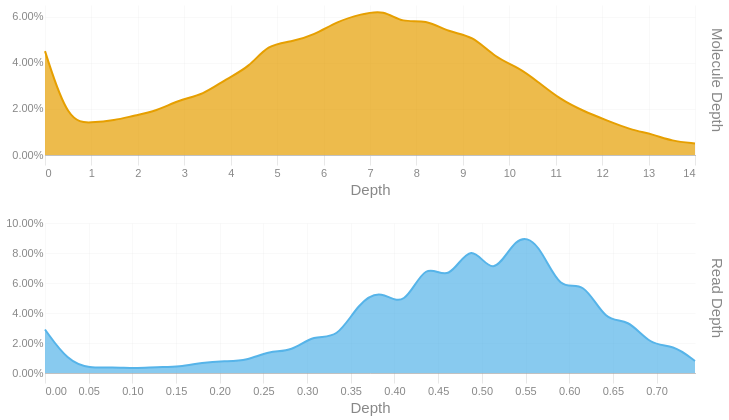

The code cell stored with this chart in its notebook:
### Code cell
readdep = depth_hist(tb['Read Depth'], q99, 3)
readdep = readdep.with_columns(pl.lit('Read Depth').alias('Metric'))
if not SKIPLR:
    moldep = depth_hist(tb['Molecule Depth'], mol_q99, 1)
    moldep = moldep.with_columns(pl.lit('Molecule Depth').alias('Metric'))
    _hist = pl.concat([readdep, moldep])
    _hist = _hist.filter(pl.col('Proportion') != 0)
    with SafeRender(_hist):
        (
            alt.Chart(_hist)        
            .mark_area(interpolate = "basis")
            .encode(
                x=alt.X('Bin:Q').scale(domainMin=0).axis(alt.Axis(title='Depth')),
                y = alt.Y('Proportion:Q', title = None).axis(format = '.2%'),
                color = alt.Color('Metric:N').legend(None),
                row = alt.Row("Metric:N").header(title = None, labelOrient = 'right'),
                tooltip = [
                    alt.Tooltip("Metric:N", title = "Metric"),
                    alt.Tooltip('Interval:N', title = "Depth Interval"),
                    alt.Tooltip('Proportion:Q', title = "% Alignments").format('.2%')
                ]
            )
            .resolve_scale(x='independent', y='independent')
            .properties(
                height = 150, width = 650,
                usermeta={'embedOptions': {'downloadFileName': f'{samplename}.depth.hist'}}
            )
        ).display()
else:
    readdep = readdep.filter(pl.col('Proportion') != 0)
    with SafeRender(readdep):
        (
            alt.Chart(readdep)        
            .mark_area(interpolate = "basis")
            .encode(
                x=alt.X('Bin:Q').scale(domainMin=0).axis(alt.Axis(title='Depth')),
                y = alt.Y('Proportion:Q', title = None).axis(format = '.2%'),
                tooltip = [
                    alt.Tooltip('Interval:N', title = "Depth Interval"),
                    alt.Tooltip('Proportion:Q', title = "% Alignments").format('.2%')
                ]
            )
            .properties(
                usermeta={'embedOptions': {'downloadFileName': f'{samplename}.depth.hist'}}
            )
        ).display()

### Figure 1 — Vega-Lite specification as saved in the notebook (floating-point values rounded to 4 significant figures)
{"width": 650, "height": 150, "config": {"title": {"anchor": "start", "dy": -15, "fontSize": 18, "color": "#888888", "subtitleColor": "#888888", "subtitleFontSize": 14}, "arc": {"fill": "#0072B2"}, "axis": {"domainColor": "#888888", "domainWidth": 0.5, "gridWidth": 0.2, "grid": false, "titleFontWeight": 400, "titleFontSize": 15, "labelFontSize": 11, "labelColor": "#888888", "tickColor": "#888888", "tickWidth": 0.2, "titleColor": "#888888"}, "axisBand": {"grid": false}, "axisX": {"grid": true, "tickSize": 10, "domainCap": "round"}, "axisY": {"domain": false, "grid": true, "tickSize": 0, "domainCap": "round"}, "background": "transparent", "header": {"labelFontSize": 15, "labelColor": "#888888", "titleFontSize": 15, "titleFontWeight": 600, "titleColor": "#888888"}, "legend": {"labelFont": "sans-serif", "labelFontSize": 12, "labelColor": "#888888", "symbolSize": 100, "symbolType": "circle", "titleFontSize": 12, "titlePadding": 10, "titleColor": "#888888", "title": null}, "range": {"category": ["#E69F00", "#56B4E9", "#009E73", "#F0E442", "#0072B2", "#D55E00", "#CC79A7", "#000000"], "diverging": ["#cfe8f3", "#a2d4ec", "#73bfe2", "#46abdb", "#1696d2", "#12719e"]}, "area": {"fill": "#0072B2", "fillOpacity": 0.7, "line": true, "strokeOpacity": 0.7}, "line": {"color": "#0072B2", "stroke": "#0072B2", "strokeWidth": 2}, "trail": {"color": "#0072B2", "stroke": "#0072B2", "strokeWidth": 0, "size": 1}, "point": {"filled": true, "fillOpacity": 1.0, "size": 95}, "text": {"color": "#888888", "fontSize": 11, "align": "right", "fontWeight": 400, "size": 11}, "bar": {"fill": "#0072B2", "stroke": null}, "view": {"stroke": null, "continuousWidth": 660, "continuousHeight": 400}}, "data": {"name": "data-d743367611b5dd861ae25ab74d9bf1df"}, "mark": {"type": "area", "interpolate": "basis"}, "encoding": {"color": {"field": "Metric", "legend": null, "type": "nominal"}, "row": {"field": "Metric", "header": {"title": null, "labelOrient": "right"}, "type": "nominal"}, "tooltip": [{"field": "Metric", "title": "Metric", "type": "nominal"}, {"field": "Interval", "title": "Depth Interval", "type": "nominal"}, {"field": "Proportion", "format": ".2%", "title": "% Alignments", "type": "quantitative"}], "x": {"axis": {"title": "Depth"}, "field": "Bin", "scale": {"domainMin": 0}, "type": "quantitative"}, "y": {"axis": {"format": ".2%"}, "field": "Proportion", "title": null, "type": "quantitative"}}, "resolve": {"scale": {"x": "independent", "y": "independent"}}, "usermeta": {"embedOptions": {"downloadFileName": "S3_Musquodoboit_599.depth.hist"}}, "$schema": "https://vega.github.io/schema/vega-lite/v6.1.0.json", "datasets": {"data-d743367611b5dd861ae25ab74d9bf1df": [{"Bin": 0.0, "Interval": "0.0-0.026", "Proportion": 0.029, "Metric": "Read Depth"}, {"Bin": 0.026, "Interval": "0.026-0.051", "Proportion": 0.008, "Metric": "Read Depth"}, {"Bin": 0.051, "Interval": "0.051-0.077", "Proportion": 0.003, "Metric": "Read Depth"}, {"Bin": 0.077, "Interval": "0.077-0.103", "Proportion": 0.004, "Metric": "Read Depth"}, {"Bin": 0.103, "Interval": "0.103-0.128", "Proportion": 0.003, "Metric": "Read Depth"}, {"Bin": 0.128, "Interval": "0.128-0.154", "Proportion": 0.004, "Metric": "Read Depth"}, {"Bin": 0.154, "Interval": "0.154-0.18", "Proportion": 0.004, "Metric": "Read Depth"}, {"Bin": 0.18, "Interval": "0.18-0.205", "Proportion": 0.007, "Metric": "Read Depth"}, {"Bin": 0.205, "Interval": "0.205-0.231", "Proportion": 0.008, "Metric": "Read Depth"}, {"Bin": 0.231, "Interval": "0.231-0.257", "Proportion": 0.008, "Metric": "Read Depth"}, {"Bin": 0.257, "Interval": "0.257-0.282", "Proportion": 0.015, "Metric": "Read Depth"}, {"Bin": 0.282, "Interval": "0.282-0.308", "Proportion": 0.014, "Metric": "Read Depth"}, {"Bin": 0.308, "Interval": "0.308-0.334", "Proportion": 0.026, "Metric": "Read Depth"}, {"Bin": 0.334, "Interval": "0.334-0.359", "Proportion": 0.022, "Metric": "Read Depth"}, {"Bin": 0.359, "Interval": "0.359-0.385", "Proportion": 0.047, "Metric": "Read Depth"}, {"Bin": 0.385, "Interval": "0.385-0.411", "Proportion": 0.056, "Metric": "Read Depth"}, {"Bin": 0.411, "Interval": "0.411-0.436", "Proportion": 0.042, "Metric": "Read Depth"}, {"Bin": 0.436, "Interval": "0.436-0.462", "Proportion": 0.076, "Metric": "Read Depth"}, {"Bin": 0.462, "Interval": "0.462-0.488", "Proportion": 0.059, "Metric": "Read Depth"}, {"Bin": 0.488, "Interval": "0.488-0.513", "Proportion": 0.09, "Metric": "Read Depth"}, {"Bin": 0.513, "Interval": "0.513-0.539", "Proportion": 0.061, "Metric": "Read Depth"}, {"Bin": 0.539, "Interval": "0.539-0.565", "Proportion": 0.093, "Metric": "Read Depth"}, {"Bin": 0.565, "Interval": "0.565-0.59", "Proportion": 0.088, "Metric": "Read Depth"}, {"Bin": 0.59, "Interval": "0.59-0.616", "Proportion": 0.053, "Metric": "Read Depth"}, {"Bin": 0.616, "Interval": "0.616-0.642", "Proportion": 0.063, "Metric": "Read Depth"}, {"Bin": 0.642, "Interval": "0.642-0.667", "Proportion": 0.033, "Metric": "Read Depth"}, {"Bin": 0.667, "Interval": "0.667-0.693", "Proportion": 0.037, "Metric": "Read Depth"}, {"Bin": 0.693, "Interval": "0.693-0.719", "Proportion": 0.018, "Metric": "Read Depth"}, {"Bin": 0.719, "Interval": "0.719-0.744", "Proportion": 0.019, "Metric": "Read Depth"}, {"Bin": 0.744, "Interval": "0.744-0.77", "Proportion": 0.008, "Metric": "Read Depth"}, {"Bin": 0.0, "Interval": "0.0-0.5", "Proportion": 0.045, "Metric": "Molecule Depth"}, {"Bin": 0.5, "Interval": "0.5-1.0", "Proportion": 0.014, "Metric": "Molecule Depth"}, {"Bin": 1.0, "Interval": "1.0-1.5", "Proportion": 0.014, "Metric": "Molecule Depth"}, {"Bin": 1.5, "Interval": "1.5-1.9", "Proportion": 0.015, "Metric": "Molecule Depth"}, {"Bin": 1.9, "Interval": "1.9-2.4", "Proportion": 0.017, "Metric": "Molecule Depth"}, {"Bin": 2.4, "Interval": "2.4-2.9", "Proportion": 0.019, "Metric": "Molecule Depth"}, {"Bin": 2.9, "Interval": "2.9-3.4", "Proportion": 0.024, "Metric": "Molecule Depth"}, {"Bin": 3.4, "Interval": "3.4-3.9", "Proportion": 0.026, "Metric": "Molecule Depth"}, {"Bin": 3.9, "Interval": "3.9-4.4", "Proportion": 0.033, "Metric": "Molecule Depth"}, {"Bin": 4.4, "Interval": "4.4-4.8", "Proportion": 0.038, "Metric": "Molecule Depth"}, {"Bin": 4.8, "Interval": "4.8-5.3", "Proportion": 0.048, "Metric": "Molecule Depth"}, {"Bin": 5.3, "Interval": "5.3-5.8", "Proportion": 0.049, "Metric": "Molecule Depth"}, {"Bin": 5.8, "Interval": "5.8-6.3", "Proportion": 0.052, "Metric": "Molecule Depth"}, {"Bin": 6.3, "Interval": "6.3-6.8", "Proportion": 0.058, "Metric": "Molecule Depth"}, {"Bin": 6.8, "Interval": "6.8-7.3", "Proportion": 0.061, "Metric": "Molecule Depth"}, {"Bin": 7.3, "Interval": "7.3-7.7", "Proportion": 0.063, "Metric": "Molecule Depth"}, {"Bin": 7.7, "Interval": "7.7-8.2", "Proportion": 0.057, "Metric": "Molecule Depth"}, {"Bin": 8.2, "Interval": "8.2-8.7", "Proportion": 0.059, "Metric": "Molecule Depth"}, {"Bin": 8.7, "Interval": "8.7-9.2", "Proportion": 0.053, "Metric": "Molecule Depth"}, {"Bin": 9.2, "Interval": "9.2-9.7", "Proportion": 0.052, "Metric": "Molecule Depth"}, {"Bin": 9.7, "Interval": "9.7-10.2", "Proportion": 0.042, "Metric": "Molecule Depth"}, {"Bin": 10.2, "Interval": "10.2-10.6", "Proportion": 0.038, "Metric": "Molecule Depth"}, {"Bin": 10.6, "Interval": "10.6-11.1", "Proportion": 0.032, "Metric": "Molecule Depth"}, {"Bin": 11.1, "Interval": "11.1-11.6", "Proportion": 0.024, "Metric": "Molecule Depth"}, {"Bin": 11.6, "Interval": "11.6-12.1", "Proportion": 0.019, "Metric": "Molecule Depth"}, {"Bin": 12.1, "Interval": "12.1-12.6", "Proportion": 0.015, "Metric": "Molecule Depth"}, {"Bin": 12.6, "Interval": "12.6-13.1", "Proportion": 0.011, "Metric": "Molecule Depth"}, {"Bin": 13.1, "Interval": "13.1-13.5", "Proportion": 0.009, "Metric": "Molecule Depth"}, {"Bin": 13.5, "Interval": "13.5-14.0", "Proportion": 0.006, "Metric": "Molecule Depth"}, {"Bin": 14.0, "Interval": "14.0-14.51", "Proportion": 0.005, "Metric": "Molecule Depth"}]}}
